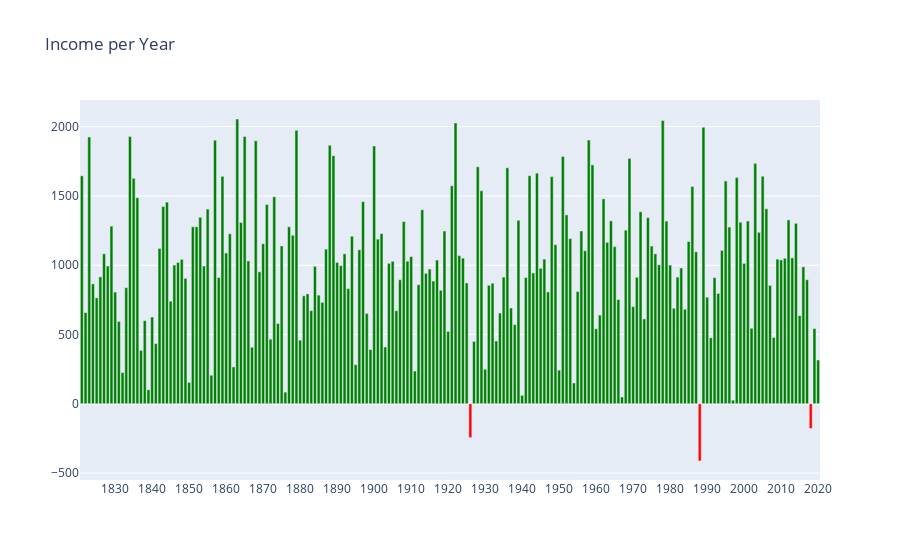

Notebook source saved alongside this figure:
### Markdown cell above
### Show Income in Time

### Code cell
df_incomes_histogram = df_incomes.copy()

df_incomes_histogram["Color"] = np.where(df_incomes_histogram["Zysk"] < 0, 'red', 'green')

fig = go.Figure()
fig.add_trace(
    go.Bar(
        name='Income per Year',
        x=df_incomes_histogram['Rok'],
        y=df_incomes_histogram['Zysk'],
        marker_color=df_incomes_histogram['Color']
    )
)
fig.update_layout(
    barmode='stack',
    xaxis=dict(
        dtick = 10
    ),
    title='Income per Year'
)
fig.show()

### Figure 1 — Plotly figure (JSON) as saved in the notebook; plotly's stock layout.template omitted (floating-point values rounded to 4 significant figures; data arrays with more than 128 entries replaced by an {"elided": "..."} marker saying what was removed)
{"data": [{"marker": {"color": {"elided": "200 str values"}}, "name": "Income per Year", "type": "bar", "x": {"elided": "200 int values"}, "y": {"elided": "200 int values"}}], "layout": {"barmode": "stack", "title": {"text": "Income per Year"}, "xaxis": {"dtick": 10}}}
